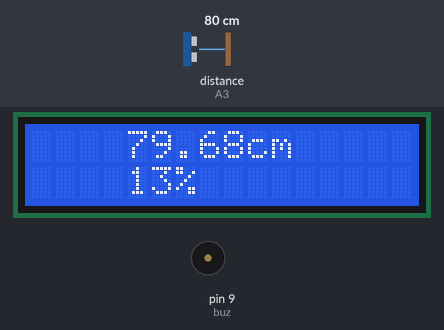
Bench run of a sketch on a simulated Arduino Uno, built with avr-gcc and run on an emulated ATmega328P. Shown: 16×2 character LCD, buzzer (waves = sounding, pin HIGH). Wiring (inferred from the names in the program): ultrasonic range finder: trigger A4; echo A3. The test bench sets the inputs (shaded band); at power-on: distance to the obstacle (sensor on A3) 80 cm. The echo pulse lasts 58.3 µs per cm; pins used as bus, display or sensor lines are not drawn.

Above: at 1.2 s.
1.3 s: distance to the obstacle (sensor on A3) set to 9 cm
At 1.44 s:
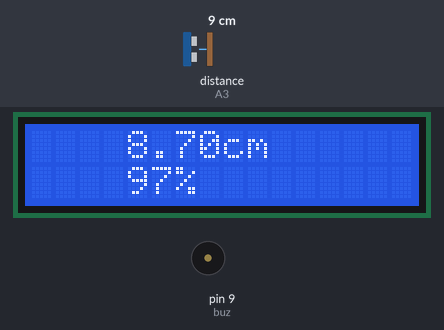
2.9 s: distance to the obstacle (sensor on A3) set to 6 cm
At 3.5 s:
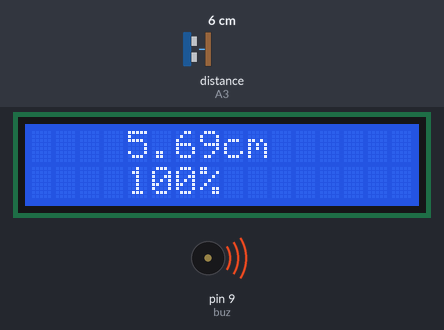
5.9 s: distance to the obstacle (sensor on A3) set to 120 cm
At 5.9 s:
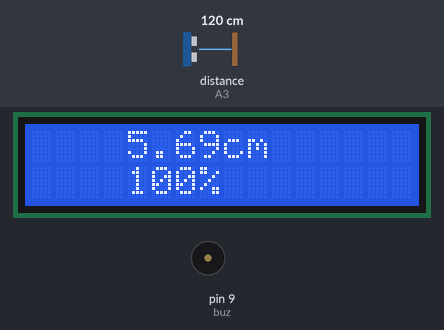
Timing chart, 0 to 8.9 s (numbered marks = the images above; inputs shaded):
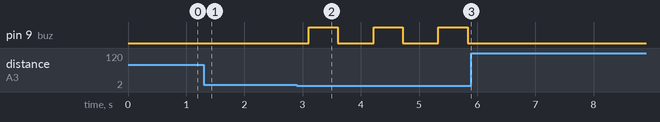

Measured:
- the behaviour switches between 8 and 7 cm on distance to the obstacle (sensor on A3) (found by bisection; images 1 and 2)
- after the input at 1.3 s, the display: first differs from a run without the input after 0.09 s (image 1)
- after the input at 2.9 s, pin 9 (buz): alternates HIGH for 0.50 s and LOW for 0.62 s, starting after 0.20 s; the display: first differs from a run without the input after 0.10 s (image 2)
- after the input at 5.9 s, pin 9 (buz): stops changing and stays LOW
- what the display in image 2 shows lasts 1.1 s, from 3.0 s to 4.1 s

The sketch:

codigo_nivel_agua_ulrasonido_lcd.ino
```cpp
#include <LiquidCrystal.h>
LiquidCrystal lcd(12,11,5,4,3,2);
const int buz=9;
const int echo=A3;
const int trigger=A4;
long tiempo;
float distancia;
int porc =0;

void setup()
{
  lcd.begin(16,2);
  pinMode(echo,INPUT);
  pinMode(trigger,OUTPUT);
  pinMode(buz,OUTPUT);
  Serial.begin(9600);
}
void loop()
{
  lcd.clear();
  medir();
  porcentaje();
  lcd.setCursor(4,0);//columna,fila
  lcd.print(distancia);
  lcd.print("cm");
  lcd.setCursor(4,1);//columna,fila
  lcd.print(porc);
  lcd.print("%");
  delay(100);

  if(porc>=99){alarma();}
}

void alarma()
{
  digitalWrite(buz,1);
  delay(500);
  digitalWrite(buz,0);
  delay(500);
}
void porcentaje()
{
  porc = map(distancia,5,90,100,0);//convertir de cm a %
}

void medir()
{
  digitalWrite(trigger,LOW);
  delayMicroseconds(2);
  digitalWrite(trigger,HIGH);
  delayMicroseconds(10);
  digitalWrite(trigger,LOW);

  tiempo=pulseIn(echo,HIGH);//us=microsegundos
  distancia = float(tiempo*0.0343)/2;
  delay(10);
}
```
